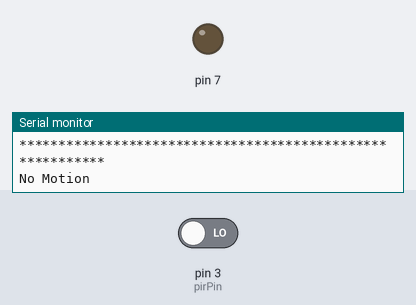
The sketch below on a simulated Arduino Uno, built with avr-gcc and run on an emulated ATmega328P. Shown: output pins drawn as LEDs (lit = HIGH), the last lines printed to the serial monitor. The test bench sets the inputs (shaded band); at power-on: pin 3 (pirPin) LOW. The modem accepts every AT command (registered, SIM ready, sends succeed) and sends nothing else.

Above: at 18.2 s.
18.3 s: pin 3 (pirPin) driven HIGH
At 20.9 s:
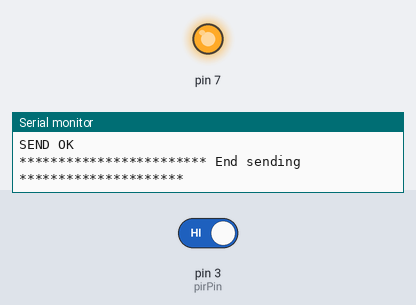
Timing chart, 0 to 22.4 s (numbered marks = the images above; inputs shaded):
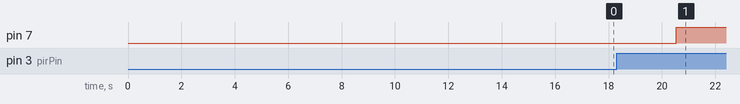

Measured:
- after the input at 18.3 s, pin 7: LOW → HIGH after 2.2 s

The sketch:

code_esp8266_import.ino
```cpp
#include <SoftwareSerial.h>

SoftwareSerial ESP8266(10, 11);

String NomduReseauWifi = "YOUR_SSID"; // Garder les guillements
String MotDePasse      = "YOUR_PASS"; // Garder les guillements
String TCP = "TCP";
String IP = "api.thingspeak.com";
String Port = "80";


/****************************************************************/
/*                             INIT                             */
/****************************************************************/

int pirPin = 3;    //the digital pin connected to the PIR sensor's output

void setup()
{

 /// ************** Sensor calibration
  Serial.begin(115200);
  pinMode(pirPin, INPUT);
  digitalWrite(pirPin, LOW);

  ESP8266.begin(115200);
  initESP8266();

  pinMode(7,OUTPUT);
  digitalWrite(7, LOW);
}
/****************************************************************/
/*                        BOUCLE INFINIE                        */
/****************************************************************/
void loop()
{

if (digitalRead(pirPin) == HIGH)
{

Serial.println("Motion");
Serial.println("********************** Start sending ***********************");
envoieAuESP8266("AT+CIPSTART=0,\""+ TCP + "\",\"" + IP + "\",80");


  recoitDuESP8266(500);
envoieAuESP8266("AT+CIPSEND=0,82");
recoitDuESP8266(500);
// GET /apps/thingtweet/1/statuses/update?api_key=API KEY&status=YOUR MESSAGE
envoieAuESP8266("GET /apps/thingtweet/1/statuses/update?api_key=YHJGGAQXER5YXPA1&status=Hamdoulah");
  recoitDuESP8266(500);

  Serial.println("************************ End sending *********************");
  digitalWrite(7, HIGH);
  delay(10000);
}
else
{Serial.println("No Motion");
digitalWrite(7, LOW);
delay(2000);

}

} // end loop
/****************************************************************/
/*                Fonction qui initialise l'ESP8266             */
/****************************************************************/
void initESP8266()
{
//  Serial.println("**********************************************************");

envoieAuESP8266("AT+RST");
recoitDuESP8266(2000);
  Serial.println("****************** Start Wifi connection ******************");
  envoieAuESP8266("AT+CWMODE=1");
  recoitDuESP8266(2000);
  Serial.println("**********************************************************");
  envoieAuESP8266("AT+CWJAP=\""+ NomduReseauWifi + "\",\"" + MotDePasse +"\"");
  recoitDuESP8266(2000);
  Serial.println("**********************************************************");
  envoieAuESP8266("AT+CIFSR");
  recoitDuESP8266(2000);
    Serial.println("**********************************************************");
  envoieAuESP8266("AT+CIPMODE=0");
  recoitDuESP8266(2000);
  Serial.println("**********************************************************");
   envoieAuESP8266("AT+CIPMUX=1");
  recoitDuESP8266(2000);

  Serial.println("**********************************************************");
  Serial.println("***************** INITIALISATION TERMINEE ****************");
  Serial.println("**********************************************************");
  Serial.println("");
  delay(5000);

}

/****************************************************************/
/*        Fonction qui envoie une commande à l'ESP8266          */
/****************************************************************/
void envoieAuESP8266(String commande)
{
  ESP8266.println(commande);
}
/****************************************************************/
/*Fonction qui lit et affiche les messages envoyés par l'ESP8266*/
/****************************************************************/
void recoitDuESP8266(const int timeout)
{
  String reponse = "";
  long int time = millis();
  while( (time+timeout) > millis())
  {
    while(ESP8266.available())
    {
      char c = ESP8266.read();
      reponse+=c;
    }
  }
  Serial.print(reponse);
}
```
